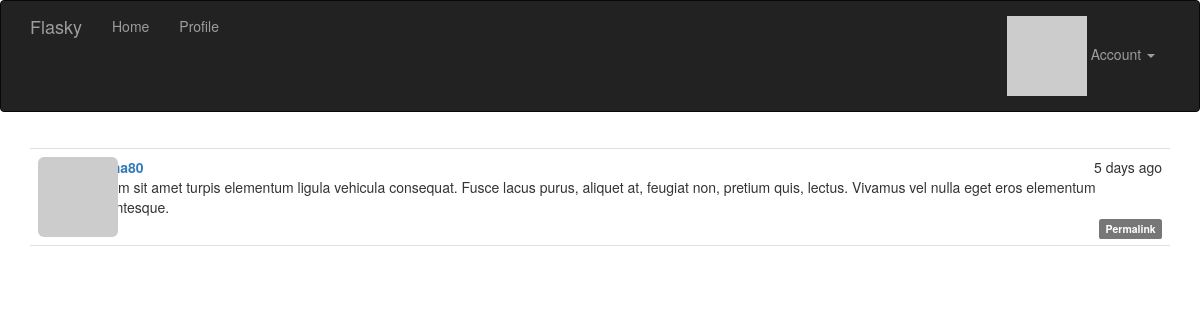
The app's page /post/68 (signed in) with its own data.
### app/models.py (models this page shows, shortened)
class Post(db.Model):
    __tablename__ = 'posts'
    id = db.Column(db.Integer, primary_key=True)
    body = db.Column(db.Text)
    timestamp = db.Column(db.DateTime, index=True, default=datetime.utcnow)
    body_html = db.Column(db.Text)
    author_id = db.Column(db.Integer, db.ForeignKey('users.id'))

### app/main/views.py (the view)
@main.route('/post/<int:id>')
def post(id):
    post = Post.query.get_or_404(id)
    return render_template('post.html', posts=[post])

### app/auth/views.py (called while the page is built)
@auth.before_app_request                                                    # 8、全局请求的钩子，处理程序中过滤未确认的账户
def before_request():                                                       # 登录但却没有确认的用户只显示一个页面unconfig.html
    if current_user.is_authenticated :
        current_user.ping()                                                 # 更新已登录用户的访问时间
        if not current_user.confirmed \
                and request.endpoint[:5] != 'auth.' :
            return redirect(url_for('auth.unconfirmed'))

### app/main/__init__.py (called while the page is built)
@main.app_context_processor
def inject_permissions():
    return dict(Permission=Permission)

### app/models.py (called while the page is built)
@login_manager.user_loader                                              # 加载用户的回调函数
def load_user(user_id):
    return User.query.get(int(user_id))

    def can(self, permissions):                                          # 检查权限
        return self.role is not None and \
               (self.role.permissions & permissions) == permissions

    def is_administrator(self):
        return self.can(Permission.ADMINISTER)                          # 检查管理员权限

    def ping(self):                                                     # 刷新用户的最后访问时间
        self.last_seen = datetime.utcnow()
        db.session.add(self)

    def gravatar(self, size=100, default='identicon', rating='g'):
        url = 'https://secure.gravatar.com/avatar'
        hash = self.avatar_hash or self.gravatar_hash()
        return '{url}/{hash}?s={size}&d={default}&r={rating}'.format(
            url=url, hash=hash, size=size, default=default, rating=rating)

### app/templates/post.html (shortened to what this page needs)
{% extends "base.html" %}
{% block page_content %}
{% include '_posts.html' %}
{% endblock %}

### app/templates/_posts.html (shortened to what this page needs)
<ul class="posts">
    {% for post in posts %}
    <li class="post">
        <div class="post-thumbnail">
            <a href="{{ url_for('.user', username=post.author.username) }}">
                <img class="img-rounded profile-thumbnail" src="{{ post.author.gravatar(size=40) }}">
            </a>
        </div>
        <div class="post-content">
            <div class="post-date">{{ moment(post.timestamp).fromNow() }}</div>
            <div class="post-author"><a href="{{ url_for('.user', username=post.author.username) }}">{{ post.author.username }}</a></div>
            <div class="post-body">
                {% if post.body_html %}
                    {{ post.body_html | safe }}
                {% else %}
                    {{ post.body }}
                {% endif %}
            </div>
            <div class="post-footer">
                <a href="{{ url_for('.post', id=post.id ) }}">
                    <span class="label label-default">Permalink</span>
                </a>
            </div>
        </div>
    </li>
    {% endfor %}
</ul>

### app/static/styles.css (style rules this page uses)
.profile-thumbnail { position: absolute; }
ul.posts { list-style-type: none; padding: 0px; margin: 16px 0px 0px 0px; border-top: 1px solid #e0e0e0; }
ul.posts li.post { padding: 8px; border-bottom: 1px solid #e0e0e0; }
div.post-date { float: right; }
div.post-author { font-weight: bold; }
div.post-thumbnail { position: absolute; }
div.post-content { margin-left: 48px; min-height: 48px; }
div.post-footer { text-align: right; }

### records on screen
Post: timestamp "5 days ago", body "Nullam sit amet turpis elementum ligula vehicula consequat. Fusce lacus purus, aliquet at, feugiat non, pretium quis, lectus. Vivamus vel nulla eget eros elementum pellentesque."
